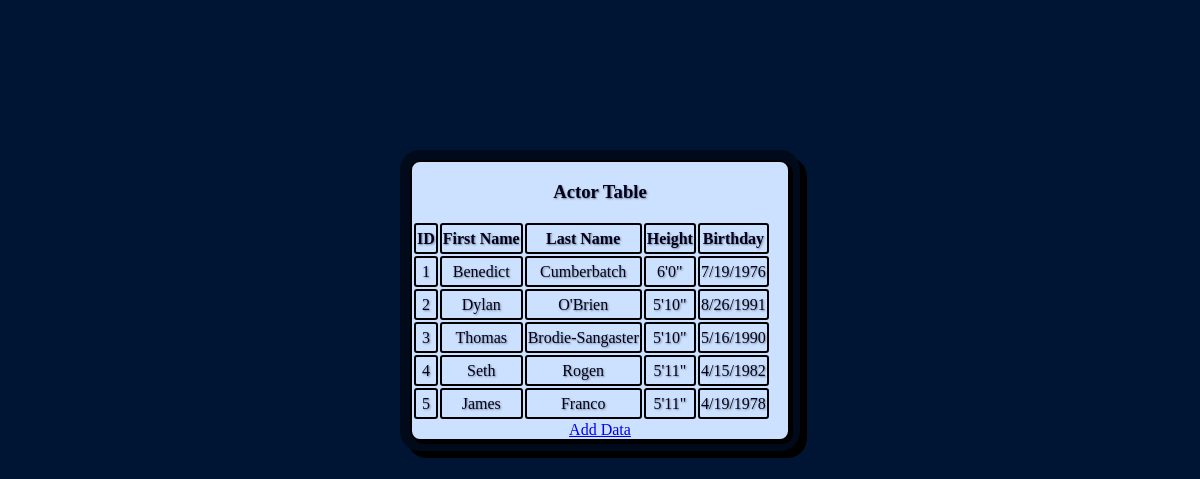
The page /view.php on the database its author committed.
### tables this page shows
CREATE TABLE IF NOT EXISTS `actors` (
  `id` int(11) NOT NULL,
  `firstname` varchar(200) NOT NULL,
  `lastname` varchar(200) NOT NULL,
  `dob` date NOT NULL,
  `height` varchar(200) NOT NULL
);

### db.php (called while the page is built, shortened)
<?php
class db {
    public function getDatabase() {
        $config = array(
            'DB_DNS' => 'mysql:host=localhost;port=3306;dbname=PHPClassWinter2016',
            'DB_USER' => 'php',
            'DB_PASS' => 'winter16'
        );
        try {
            $db = new PDO($config['DB_DNS'], $config['DB_USER'], $config['DB_PASS']);
            $db->setAttribute(PDO::ATTR_EMULATE_PREPARES, false);
        } catch (Exception $ex) {
            die('<h1>Issue conntecting with Database</h1>');
        }
        return $db;
    }
    public function viewData() {
        $db = $this->getDatabase();
        $stmt = $db->prepare("SELECT * FROM actors");
        $results = array();
        if ($stmt->execute() && $stmt->rowCount() > 0) {
            $results = $stmt->fetchAll(PDO::FETCH_ASSOC);
        }
        return $results;
    }
}

### view.php (the view, shortened to what this page needs)
<!DOCTYPE html>
<html>
    <head>
        <link rel="stylesheet" type="text/css" href="styles.css">
    </head>
    <body>
        <?php
        include './db.php';
        $db = new db();
        $results = $db->viewData();
        ?>
        <div class="wrapper">
            <div id ="dataTable">
                <h3>
                    Actor Table
                </h3>
                <table id = "viewData">
                    <tr>
                        <th> ID </th>
                        <th> First Name</th>
                        <th> Last Name</th>
                        <th> Height</th>
                        <th> Birthday</th>
                    </tr>
                    <?php foreach ($results as $row): ?>
                        <tr>
                            <td><?php echo $row['id']; ?></td>
                            <td><?php echo $row['firstname']; ?></td>
                            <td><?php echo $row['lastname']; ?></td>
                            <td><?php echo $row['height']; ?></td>
                            <td><?php echo date('n/j/Y',  strtotime($row['dob'])); ?></td>
                        </tr>
                    <?php endforeach; ?>
                </table>
                <a href="add.php"> Add Data </a>
            </div>
        </div>
    </body>
</html>

### styles.css (style rules this page uses)
body { width: 400px; height: 500px; margin:auto; margin-top:150px; margin-bottom: 150px; background-color:#001433; color:#00001a; }
.wrapper { background-color:#000a1a; border: 10px solid #000a1a; border-radius: 20px; text-align: center; box-shadow: 7px 7px black; text-shadow: 1px 1px 2px lightslategrey; }
#dataTable { background-color:#cce0ff; border:2px solid black; border-radius:10px; box-shadow: 3px 3px black; }
#dataTable td,#dataTable th { height:25px; border:2px solid black; border-radius: 3px; }
a { text-shadow: none; }

### rows shown on the page
actors: id "1", firstname "Benedict", lastname "Cumberbatch", height "6'0\"", dob "7/19/1976"
actors: id "2", firstname "Dylan", lastname "O'Brien", height "5'10\"", dob "8/26/1991"
actors: id "3", firstname "Thomas", lastname "Brodie-Sangaster", height "5'10\"", dob "5/16/1990"
actors: id "4", firstname "Seth", lastname "Rogen", height "5'11\"", dob "4/15/1982"
actors: id "5", firstname "James", lastname "Franco", height "5'11\"", dob "4/19/1978"
